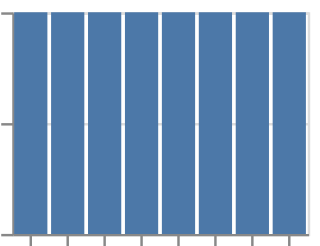

Source (Vega-Lite JSON):
### Vega-Lite specification from a JSON file in a GitHub repository (floating-point values rounded to 4 significant figures)
{"$schema": "https://vega.github.io/schema/vega-lite/v6.json", "padding": 5, "autosize": "none", "data": {"name": "tt", "values": [{"c": "A", "g": "p", "x": 1, "y": 2, "v": 5, "t": "2024-01-15", "o": {"v": 3}, "IMDB Rating": 6.1, "d": "x1", "info": {"when": "2024-01-15"}}, {"c": "B", "g": "q", "x": 2, "y": 4, "v": 9, "t": "2024-02-20", "o": {"v": 7}, "IMDB Rating": 7.4, "d": "x2", "info": {"when": "2024-02-20"}}, {"c": "A", "g": "q", "x": 3, "y": 3, "v": 2, "t": "2024-03-05", "o": {"v": 1}, "IMDB Rating": 5.2, "d": "x1", "info": {"when": "2024-03-05"}}, {"c": "C", "g": "p", "x": 4, "y": 6, "v": 7, "t": "2024-05-30", "o": {"v": 4}, "IMDB Rating": 8.8, "d": "x3", "info": {"when": "2024-05-30"}}, {"c": "B", "g": "p", "x": 5, "y": 5, "v": 4, "t": "2024-07-11", "o": {"v": 9}, "IMDB Rating": 6.9, "d": "x2", "info": {"when": "2024-07-11"}}, {"c": "C", "g": "q", "x": 6, "y": 8, "v": 6, "t": "2024-09-02", "o": {"v": 2}, "IMDB Rating": 7.7, "d": "x3", "info": {"when": "2024-09-02"}}, {"c": "A", "g": "p", "x": 7, "y": 7, "v": 8, "t": "2024-11-25", "o": {"v": 5}, "IMDB Rating": 4.4, "d": "x1", "info": {"when": "2024-11-25"}}, {"c": "B", "g": "q", "x": 8, "y": 9, "v": 3, "t": "2024-12-31", "o": {"v": 8}, "IMDB Rating": 9.1, "d": "x2", "info": {"when": "2024-12-31"}}]}, "width": 120, "height": 90, "mark": "bar", "encoding": {"x": {"field": "info.when", "type": "ordinal", "timeUnit": "month"}, "y": {"aggregate": "count", "type": "quantitative"}}}
